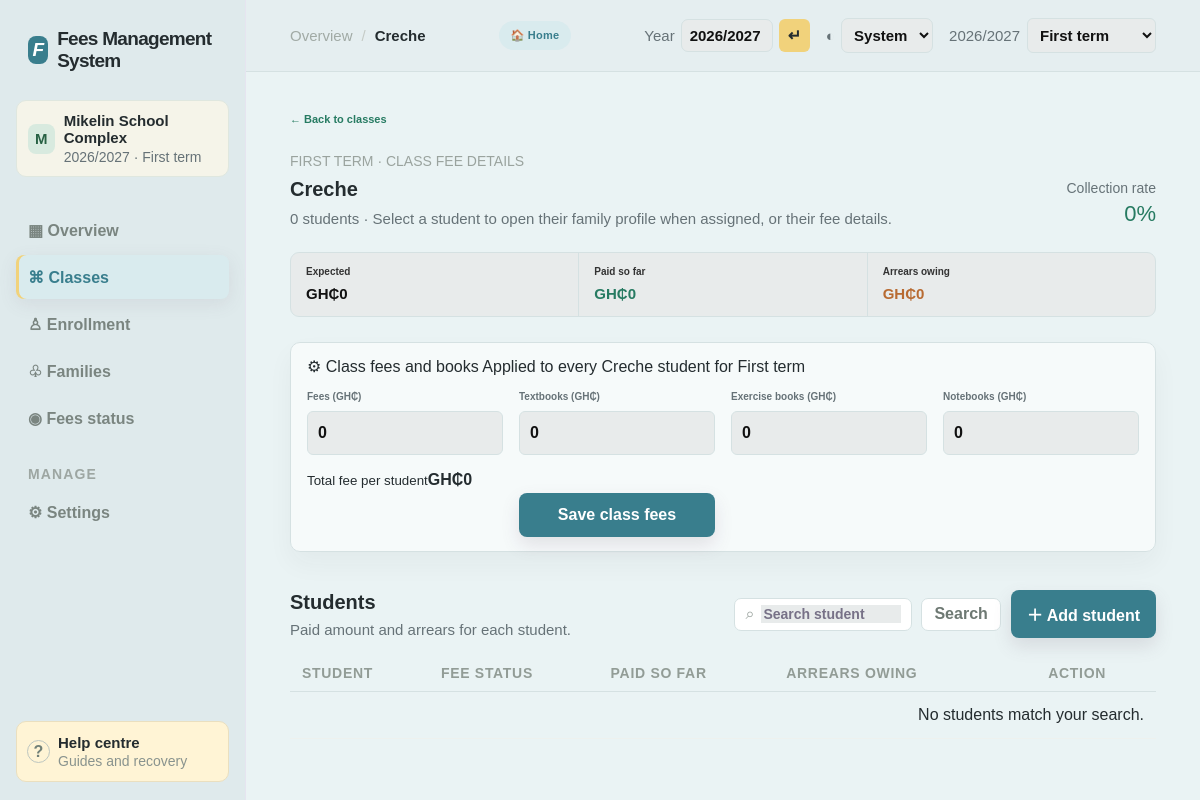
Page /class/creche on the committed database.
### tables this page shows
CREATE TABLE settings (key TEXT PRIMARY KEY, value TEXT NOT NULL);

CREATE TABLE classes (id TEXT PRIMARY KEY, name TEXT NOT NULL, sort_order INTEGER NOT NULL);

### app.py (the view)
@app.get("/class/<class_id>")
def class_details(class_id):
    academic_year, term = current_period()
    row = class_row(class_id)
    if row is None:
        return redirect(url_for("dashboard"))
    school_class = decorate_class(row, academic_year, term)
    query = request.args.get("q", "").strip().casefold()
    student_rows = db().execute("SELECT * FROM students WHERE class_id=? ORDER BY name", (class_id,)).fetchall()
    students = [decorate_student(student, academic_year, term) for student in student_rows if query in student["name"].casefold()]
    return render_template("class.html", school_class=school_class, students=students, query=request.args.get("q", ""), page=row["name"])

### app.py (called while the page is built)
def school_registry_connection():
    connection = sqlite3.connect(SCHOOLS_DATABASE)
    connection.row_factory = sqlite3.Row
    return connection

def list_schools():
    connection = school_registry_connection()
    schools = [dict(row) for row in connection.execute("SELECT id, name FROM schools ORDER BY name").fetchall()]
    connection.close()
    return schools

def active_school_id():
    if not has_request_context():
        return "default"
    requested_id = request.cookies.get("school_id", "default")
    connection = school_registry_connection()
    school = connection.execute("SELECT id FROM schools WHERE id=?", (requested_id,)).fetchone()
    connection.close()
    return school["id"] if school else "default"

def school_database_path():
    if not has_request_context():
        return DATABASE
    school_id = active_school_id()
    connection = school_registry_connection()
    school = connection.execute("SELECT database_file FROM schools WHERE id=?", (school_id,)).fetchone()
    connection.close()
    return SCHOOLS_DATABASE.parent / school["database_file"] if school and school_id != "default" else DATABASE

def connect_db(database_path=None):
    connection = sqlite3.connect(database_path or school_database_path())
    connection.row_factory = sqlite3.Row
    connection.execute("PRAGMA foreign_keys = ON")
    return connection

def db():
    if "db" not in g:
        g.db = connect_db()
    return g.db

def current_period():
    rows = db().execute("SELECT key, value FROM settings WHERE key IN ('academic_year', 'term')").fetchall()
    settings = {row["key"]: row["value"] for row in rows}
    return settings.get("academic_year", ACADEMIC_YEAR), int(settings.get("term", 1))

def class_row(class_id):
    return db().execute("SELECT * FROM classes WHERE id=?", (class_id,)).fetchone()

def fee_config(class_id, academic_year, term):
    row = db().execute("SELECT fees, textbooks, exercise_books, notebooks FROM fees WHERE class_id=? AND academic_year=? AND term=?", (class_id, academic_year, term)).fetchone()
    return dict(row) if row else {"fees": 0, "textbooks": 0, "exercise_books": 0, "notebooks": 0}

@app.template_filter("money")
def money(value):
    return f"GH₵{value:,.0f}"

### templates/class.html (shortened to what this page needs)
<!doctype html>
<html lang="en">
<head>
    <link rel="stylesheet" href="{{ url_for('static_css') }}">
</head>
<body class="theme-{{ theme }}{% if school_background_url %} has-school-background{% endif %}" >
    <div class="app-shell">
        <aside class="sidebar">
            <div class="brand"><span class="brand-mark">F</span><span>Fees Management System</span></div>
            <div class="school-switcher">{% if school_logo_url %}<img class="school-logo" src="{{ school_logo_url }}"
                    alt="{{ school_name }} logo">{% else %}<span class="school-avatar">{{ school_name[:1]|upper
                    }}</span>{% endif %}<span><b>{{
                        school_name }}</b><small>{{ academic_year }} · {{ term_name }}</small></span></div>
            <nav class="main-nav">
                <a class="nav-item" href="{{ url_for('dashboard') }}">▦ Overview</a><a class="nav-item active"
                    href="{{ url_for('classes_page') }}">⌘ Classes</a><a class="nav-item"
                    href="{{ url_for('enrollment_page') }}">♙ Enrollment</a>
                <a class="nav-item" href="{{ url_for('families_page') }}">♧ Families</a><a class="nav-item"
                    href="{{ url_for('fees_status_page') }}">◉ Fees status</a>
                <p class="nav-label second">Manage</p><a class="nav-item" href="{{ url_for('settings_page') }}">⚙
                    Settings</a>
            </nav>
            <a class="sidebar-footer help-link" href="{{ url_for('help_page') }}"><span
                    class="help-dot">?</span><span><b>Help centre</b><small>Guides and recovery</small></span></a>
        </aside>
        <main class="main-content">
            <header class="topbar">
                <div class="breadcrumb"><a href="{{ url_for('dashboard') }}">Overview</a><span
                        class="slash">/</span><strong>{{ school_class.name }}</strong></div>
                <a class="home-button" href="{{ url_for('dashboard') }}">🏠 Home</a>
                <div class="topbar-tools">
                    <form class="year-switcher" method="post" action="{{ url_for('switch_academic_year') }}">
                        <span>Year</span><input name="academic_year" value="{{ academic_year }}"
                            pattern="[0-9]{4}/[0-9]{4}" aria-label="Academic year"><button type="submit"
                            aria-label="Save academic year">↵</button>
                    </form>
                    <form class="theme-switcher" method="post" action="{{ url_for('set_theme') }}"><span>◐</span><select
                            name="theme" aria-label="Colour theme" onchange="this.form.submit()">
                            <option value="system" {% if theme=='system' %}selected{% endif %}>System</option>
                        </select></form>
                    <form class="term-switcher" method="post" action="{{ url_for('switch_term') }}"><span>{{
                            academic_year }}</span><select name="term" onchange="this.form.submit()">{% for number, name
                            in terms.items() %}<option value="{{ number }}" {% if number==term %}selected{% endif %}>{{
                                name }}</option>{% endfor %}</select></form>
                </div>
            </header>
            <section class="page-content"><a class="back-link" href="{{ url_for('classes_page') }}">← Back to
                    classes</a>
                <div class="detail-heading">
                    <div>
                        <p class="eyebrow">{{ term_name|upper }} · CLASS FEE DETAILS</p>
                        <h1>{{ school_class.name }}</h1>
                        <p class="subheading">{{ school_class.students }} students · Select a student to open their
                            family profile when assigned, or their fee details.</p>
                    </div>
                    <div class="class-rate"><span>Collection rate</span><strong>{{ ((school_class.paid /
                            school_class.expected * 100)|round|int) if school_class.expected else 0 }}%</strong></div>
                </div>
                <section class="mini-summary">
                    <div><span>Expected</span><b>{{ school_class.expected|money }}</b></div>
                    <div><span>Paid so far</span><b class="green-text">{{ school_class.paid|money }}</b></div>
                    <div><span>Arrears owing</span><b class="orange-text">{{ (school_class.expected -
                            school_class.paid)|money }}</b></div>
                </section>
                <details class="settings-panel" open>
                    <summary>⚙ Class fees and books <span>Applied to every {{ school_class.name }} student for {{
                            term_name }}</span></summary>
                    <form class="fee-settings-form" method="post"
                        action="{{ url_for('update_class_fees', class_id=school_class.id) }}">
                        <label>Fees (GH₵)<input type="number" name="fees" min="0"
                                value="{{ school_class.fees.fees }}"></label>
                        <label>Textbooks (GH₵)<input type="number" name="textbooks" min="0"
                                value="{{ school_class.fees.textbooks }}"></label>
                        <label>Exercise books (GH₵)<input type="number" name="exercise_books" min="0"
                                value="{{ school_class.fees.exercise_books }}"></label>
                        <label>Notebooks (GH₵)<input type="number" name="notebooks" min="0"
                                value="{{ school_class.fees.notebooks }}"></label>
                        <div class="fee-total"><small>Total fee per student</small><strong>{{
                                school_class.fee_total|money }}</strong></div>
                        <button class="primary-button" type="submit">Save class fees</button>
                    </form>
                </details>
                <div class="section-heading students-section-heading">
                    <div>
                        <h2>Students</h2>
                        <p>Paid amount and arrears for each student.</p>
                    </div>
                    <div class="students-tools">
                        <form class="view-controls" method="get"><label class="search-box"><span>⌕</span><input name="q"
                                    value="{{ query }}" placeholder="Search student"></label><button
                                class="filter-button" type="submit">Search</button></form>
                        <details class="add-student-menu">
                            <summary class="primary-button">＋ Add student</summary>
                        </details>
                    </div>
                </div>
                <div class="student-table-wrap">
                    <table>
                        <thead>
                            <tr>
                                <th>Student</th>
                                <th>Fee status</th>
                                <th>Paid so far</th>
                                <th>Arrears owing</th>
                                <th></th>
                                <th>Action</th>
                            </tr>
                        </thead>
                        <tbody>{% for student in students %}<tr>
                                <td>
                                    <div class="student-name"><span class="tiny-avatar">{{ student.initials }}</span><a
                                            class="student-link"
                                            href="{{ url_for('family_details', family_id=student.family_id) if student.family_id else url_for('student_details', student_id=student.id) }}">{{
                                            student.name }}</a></div>
                                </td>
                                <td><span class="status-pill {{ student.status_class }}">{{ student.status }}</span>
                                </td>
                                <td>{{ student.paid|money }}</td>
                                <td class="{{ 'orange-text' if student.owing else 'green-text' }}">{{
                                    student.owing|money }}</td>
                                <td><a class="row-link"
                                        href="{{ url_for('family_details', family_id=student.family_id) if student.family_id else url_for('student_details', student_id=student.id) }}">→</a>
                                </td>
                                <td>
                                    <form method="post" action="{{ url_for('delete_student', student_id=student.id) }}">
                                        <button class="delete-button" type="submit">Delete</button>
                                    </form>
                                </td>
                            </tr>{% else %}<tr>
                                <td colspan="6">No students match your search.</td>
                            </tr>{% endfor %}</tbody>
                    </table>
                </div>
            </section>
        </main>
    </div>
</body>
</html>

### rows in the picture
settings: value "M", value "Mikelin School Complex"
settings: value "2026/2027", academic_year "2026/2027"
classes: name "Creche"

### other values in the picture
{{ term_name }} "First term"
{{ term_name|upper }} "FIRST TERM"
{{ school_class.students }} "0"
{{ school_class.expected|money }} "GH₵0"
{{ school_class.paid|money }} "GH₵0"
{{ school_class.fee_total|money }} "GH₵0"
form field term "First term"
